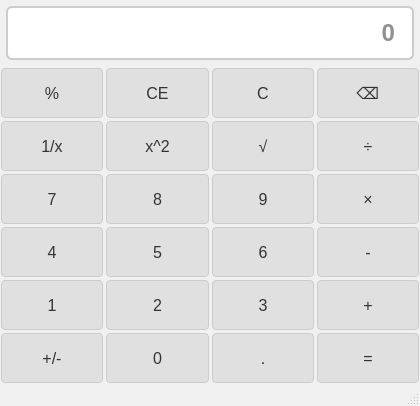
<?xml version="1.0" encoding="UTF-8"?>
<ui version="4.0">
 <class>MainWindow</class>
 <widget class="QMainWindow" name="MainWindow">
  <property name="geometry">
   <rect>
    <x>0</x>
    <y>0</y>
    <width>420</width>
    <height>406</height>
   </rect>
  </property>
  <property name="windowTitle">
   <string>MainWindow</string>
  </property>
  <property name="styleSheet">
   <string notr="true">/* 主窗口背景 */
QMainWindow {
    background-color: #f0f0f0; /* 浅灰色背景 */
}

/* 所有按钮的通用样式 */
QPushButton {
    background-color: #e0e0e0; /* 按钮背景色 */
    color: #333; /* 按钮文字颜色 */
    font-size: 16px; /* 字体大小 */
    border: 1px solid #ccc; /* 按钮边框 */
    border-radius: 4px; /* 圆角 */
    padding: 10px; /* 内边距 */
}

/* 运算符按钮（+、-、×、÷、= 等）的特殊样式 */
QPushButton[objectName^=&quot;btnPlus&quot;], 
QPushButton[objectName^=&quot;btnMinus&quot;], 
QPushButton[objectName^=&quot;btnMultiple&quot;], 
QPushButton[objectName^=&quot;btnDivide&quot;], 
QPushButton[objectName=&quot;btnEqual&quot;] {
    background-color: #ff9500; /* 橙色，突出运算符 */
    color: white; /* 白色文字 */
}

/* 功能按钮（CE、C、%、1/x 等）的特殊样式 */
QPushButton[objectName^=&quot;btnClear&quot;], 
QPushButton[objectName=&quot;btnClearall&quot;], 
QPushButton[objectName=&quot;btnPercentage&quot;], 
QPushButton[objectName=&quot;btnSqrt&quot;] ,
QPushButton[objectName=&quot;btnSquare&quot;],
QPushButton[objectName=&quot;btnInverse&quot;]{
    background-color: #ff5555; /* 红色，突出功能键 */
    color: white;
}

/* 按钮 hover（鼠标悬浮）效果 */
QPushButton:hover {
    background-color: #d0d0d0; /*  hover 时变浅 */
}

QPushButton[objectName^=&quot;btnPlus&quot;]:hover, 
QPushButton[objectName^=&quot;btnMinus&quot;]:hover, 
QPushButton[objectName^=&quot;btnMultiple&quot;]:hover, 
QPushButton[objectName^=&quot;btnDivide&quot;]:hover, 
QPushButton[objectName=&quot;btnEqual&quot;]:hover {
    background-color: #ffad33; /* 运算符 hover 时变浅 */
}

QPushButton[objectName^=&quot;btnClear&quot;]:hover, 
QPushButton[objectName=&quot;btnClearall&quot;]:hover, 
QPushButton[objectName=&quot;btnPercentage&quot;]:hover, 
QPushButton[objectName=&quot;btnInverse&quot;]:hover,
QPushButton[objectName=&quot;btnSqrt&quot;]:hover ,
QPushButton[objectName=&quot;btnSquare&quot;]:hover {
    background-color: #ff7777; /* 功能键 hover 时变浅 */
}

QLineEdit#display {
    background-color: #ffffff; /* 白色背景 */
    color: #222222; /* 深色文字，更清晰 */
    font-size: 24px; /* 字号更大，突出结果 */
    font-weight: bold; /* 加粗文字 */
    border: 2px solid #cccccc; /* 边框稍粗 */
    border-radius: 6px; /* 圆角 */
    padding: 10px 15px; /* 上下内边距10px，左右15px，避免文字贴边 */
    text-align: right; /* 文字右对齐（计算器常规样式） */
    margin: 5px; /* 与周围控件保持距离 */
}</string>
  </property>
  <widget class="QWidget" name="centralwidget">
   <property name="sizePolicy">
    <sizepolicy hsizetype="Minimum" vsizetype="Preferred">
     <horstretch>0</horstretch>
     <verstretch>0</verstretch>
    </sizepolicy>
   </property>
   <layout class="QVBoxLayout" name="verticalLayout">
    <property name="spacing">
     <number>3</number>
    </property>
    <property name="leftMargin">
     <number>1</number>
    </property>
    <property name="topMargin">
     <number>1</number>
    </property>
    <property name="rightMargin">
     <number>1</number>
    </property>
    <property name="bottomMargin">
     <number>1</number>
    </property>
    <item>
     <layout class="QGridLayout" name="gridLayout">
      <item row="0" column="0" colspan="4">
       <widget class="QLineEdit" name="display">
        <property name="sizePolicy">
         <sizepolicy hsizetype="Expanding" vsizetype="Preferred">
          <horstretch>0</horstretch>
          <verstretch>0</verstretch>
         </sizepolicy>
        </property>
        <property name="alignment">
         <set>Qt::AlignmentFlag::AlignRight|Qt::AlignmentFlag::AlignTrailing|Qt::AlignmentFlag::AlignVCenter</set>
        </property>
        <property name="placeholderText">
         <string>0</string>
        </property>
       </widget>
      </item>
      <item row="5" column="3">
       <widget class="QPushButton" name="btnPlus">
        <property name="sizePolicy">
         <sizepolicy hsizetype="Minimum" vsizetype="Minimum">
          <horstretch>0</horstretch>
          <verstretch>0</verstretch>
         </sizepolicy>
        </property>
        <property name="text">
         <string>+</string>
        </property>
       </widget>
      </item>
      <item row="6" column="1">
       <widget class="QPushButton" name="btnNum0">
        <property name="sizePolicy">
         <sizepolicy hsizetype="Minimum" vsizetype="Minimum">
          <horstretch>0</horstretch>
          <verstretch>0</verstretch>
         </sizepolicy>
        </property>
        <property name="text">
         <string>0</string>
        </property>
       </widget>
      </item>
      <item row="3" column="1">
       <widget class="QPushButton" name="btnNum8">
        <property name="sizePolicy">
         <sizepolicy hsizetype="Minimum" vsizetype="Minimum">
          <horstretch>0</horstretch>
          <verstretch>0</verstretch>
         </sizepolicy>
        </property>
        <property name="text">
         <string>8</string>
        </property>
       </widget>
      </item>
      <item row="5" column="0">
       <widget class="QPushButton" name="btnNum1">
        <property name="sizePolicy">
         <sizepolicy hsizetype="Minimum" vsizetype="Minimum">
          <horstretch>0</horstretch>
          <verstretch>0</verstretch>
         </sizepolicy>
        </property>
        <property name="text">
         <string>1</string>
        </property>
       </widget>
      </item>
      <item row="4" column="3">
       <widget class="QPushButton" name="btnMinus">
        <property name="sizePolicy">
         <sizepolicy hsizetype="Minimum" vsizetype="Minimum">
          <horstretch>0</horstretch>
          <verstretch>0</verstretch>
         </sizepolicy>
        </property>
        <property name="text">
         <string>-</string>
        </property>
       </widget>
      </item>
      <item row="2" column="0">
       <widget class="QPushButton" name="btnInverse">
        <property name="sizePolicy">
         <sizepolicy hsizetype="Minimum" vsizetype="Minimum">
          <horstretch>0</horstretch>
          <verstretch>0</verstretch>
         </sizepolicy>
        </property>
        <property name="text">
         <string>1/x</string>
        </property>
       </widget>
      </item>
      <item row="1" column="2">
       <widget class="QPushButton" name="btnClear">
        <property name="sizePolicy">
         <sizepolicy hsizetype="Minimum" vsizetype="Minimum">
          <horstretch>0</horstretch>
          <verstretch>0</verstretch>
         </sizepolicy>
        </property>
        <property name="text">
         <string>C</string>
        </property>
       </widget>
      </item>
      <item row="5" column="1">
       <widget class="QPushButton" name="btnNum2">
        <property name="sizePolicy">
         <sizepolicy hsizetype="Minimum" vsizetype="Minimum">
          <horstretch>0</horstretch>
          <verstretch>0</verstretch>
         </sizepolicy>
        </property>
        <property name="text">
         <string>2</string>
        </property>
       </widget>
      </item>
      <item row="6" column="0">
       <widget class="QPushButton" name="btnSign">
        <property name="sizePolicy">
         <sizepolicy hsizetype="Minimum" vsizetype="Minimum">
          <horstretch>0</horstretch>
          <verstretch>0</verstretch>
         </sizepolicy>
        </property>
        <property name="text">
         <string>+/-</string>
        </property>
       </widget>
      </item>
      <item row="6" column="3">
       <widget class="QPushButton" name="btnEqual">
        <property name="sizePolicy">
         <sizepolicy hsizetype="Minimum" vsizetype="Minimum">
          <horstretch>0</horstretch>
          <verstretch>0</verstretch>
         </sizepolicy>
        </property>
        <property name="text">
         <string>=</string>
        </property>
       </widget>
      </item>
      <item row="4" column="1">
       <widget class="QPushButton" name="btnNum5">
        <property name="sizePolicy">
         <sizepolicy hsizetype="Minimum" vsizetype="Minimum">
          <horstretch>0</horstretch>
          <verstretch>0</verstretch>
         </sizepolicy>
        </property>
        <property name="text">
         <string>5</string>
        </property>
       </widget>
      </item>
      <item row="1" column="3">
       <widget class="QPushButton" name="btnDel">
        <property name="sizePolicy">
         <sizepolicy hsizetype="Minimum" vsizetype="Minimum">
          <horstretch>0</horstretch>
          <verstretch>0</verstretch>
         </sizepolicy>
        </property>
        <property name="text">
         <string>⌫</string>
        </property>
       </widget>
      </item>
      <item row="2" column="2">
       <widget class="QPushButton" name="btnSqrt">
        <property name="sizePolicy">
         <sizepolicy hsizetype="Minimum" vsizetype="Minimum">
          <horstretch>0</horstretch>
          <verstretch>0</verstretch>
         </sizepolicy>
        </property>
        <property name="text">
         <string>√</string>
        </property>
       </widget>
      </item>
      <item row="3" column="2">
       <widget class="QPushButton" name="btnNum9">
        <property name="sizePolicy">
         <sizepolicy hsizetype="Minimum" vsizetype="Minimum">
          <horstretch>0</horstretch>
          <verstretch>0</verstretch>
         </sizepolicy>
        </property>
        <property name="text">
         <string>9</string>
        </property>
       </widget>
      </item>
      <item row="3" column="0">
       <widget class="QPushButton" name="btnNum7">
        <property name="sizePolicy">
         <sizepolicy hsizetype="Minimum" vsizetype="Minimum">
          <horstretch>0</horstretch>
          <verstretch>0</verstretch>
         </sizepolicy>
        </property>
        <property name="text">
         <string>7</string>
        </property>
       </widget>
      </item>
      <item row="4" column="2">
       <widget class="QPushButton" name="btnNum6">
        <property name="sizePolicy">
         <sizepolicy hsizetype="Minimum" vsizetype="Minimum">
          <horstretch>0</horstretch>
          <verstretch>0</verstretch>
         </sizepolicy>
        </property>
        <property name="text">
         <string>6</string>
        </property>
       </widget>
      </item>
      <item row="6" column="2">
       <widget class="QPushButton" name="btnPeriod">
        <property name="sizePolicy">
         <sizepolicy hsizetype="Minimum" vsizetype="Minimum">
          <horstretch>0</horstretch>
          <verstretch>0</verstretch>
         </sizepolicy>
        </property>
        <property name="text">
         <string>.</string>
        </property>
       </widget>
      </item>
      <item row="3" column="3">
       <widget class="QPushButton" name="btnMultiple">
        <property name="sizePolicy">
         <sizepolicy hsizetype="Minimum" vsizetype="Minimum">
          <horstretch>0</horstretch>
          <verstretch>0</verstretch>
         </sizepolicy>
        </property>
        <property name="text">
         <string>×</string>
        </property>
       </widget>
      </item>
      <item row="1" column="0">
       <widget class="QPushButton" name="btnPercentage">
        <property name="sizePolicy">
         <sizepolicy hsizetype="Minimum" vsizetype="Minimum">
          <horstretch>0</horstretch>
          <verstretch>0</verstretch>
         </sizepolicy>
        </property>
        <property name="text">
         <string>%</string>
        </property>
       </widget>
      </item>
      <item row="2" column="3">
       <widget class="QPushButton" name="btnDivide">
        <property name="sizePolicy">
         <sizepolicy hsizetype="Minimum" vsizetype="Minimum">
          <horstretch>0</horstretch>
          <verstretch>0</verstretch>
         </sizepolicy>
        </property>
        <property name="text">
         <string>÷</string>
        </property>
       </widget>
      </item>
      <item row="4" column="0">
       <widget class="QPushButton" name="btnNum4">
        <property name="sizePolicy">
         <sizepolicy hsizetype="Minimum" vsizetype="Minimum">
          <horstretch>0</horstretch>
          <verstretch>0</verstretch>
         </sizepolicy>
        </property>
        <property name="text">
         <string>4</string>
        </property>
       </widget>
      </item>
      <item row="1" column="1">
       <widget class="QPushButton" name="btnClearall">
        <property name="sizePolicy">
         <sizepolicy hsizetype="Minimum" vsizetype="Minimum">
          <horstretch>0</horstretch>
          <verstretch>0</verstretch>
         </sizepolicy>
        </property>
        <property name="text">
         <string>CE</string>
        </property>
       </widget>
      </item>
      <item row="5" column="2">
       <widget class="QPushButton" name="btnNum3">
        <property name="sizePolicy">
         <sizepolicy hsizetype="Minimum" vsizetype="Minimum">
          <horstretch>0</horstretch>
          <verstretch>0</verstretch>
         </sizepolicy>
        </property>
        <property name="text">
         <string>3</string>
        </property>
       </widget>
      </item>
      <item row="2" column="1">
       <widget class="QPushButton" name="btnSquare">
        <property name="sizePolicy">
         <sizepolicy hsizetype="Minimum" vsizetype="Minimum">
          <horstretch>0</horstretch>
          <verstretch>0</verstretch>
         </sizepolicy>
        </property>
        <property name="text">
         <string>x^2</string>
        </property>
       </widget>
      </item>
     </layout>
    </item>
   </layout>
  </widget>
  <widget class="QMenuBar" name="menubar">
   <property name="geometry">
    <rect>
     <x>0</x>
     <y>0</y>
     <width>420</width>
     <height>21</height>
    </rect>
   </property>
  </widget>
  <widget class="QStatusBar" name="statusbar"/>
 </widget>
 <resources/>
 <connections/>
</ui>
